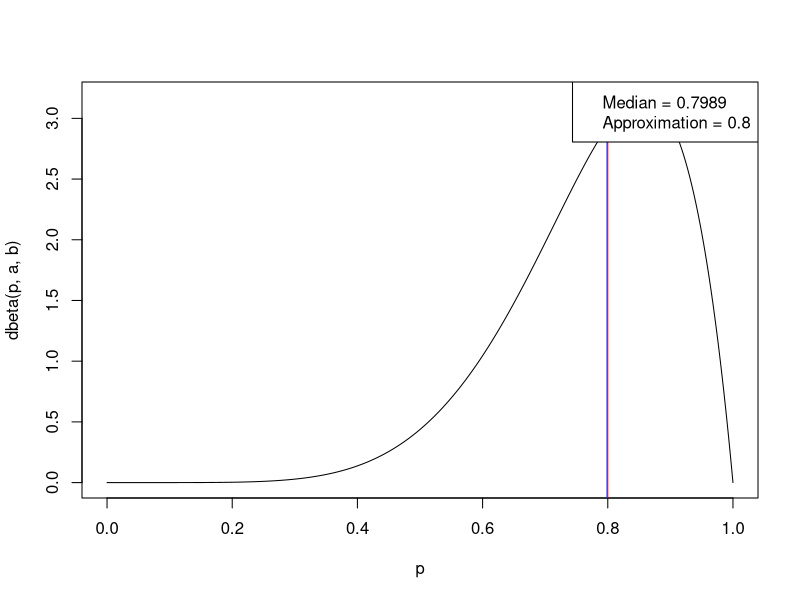

The R script that drew this image:
# Define the parameters
a = 7
b = 2

# A simple beta approximation from a paper (Reference in the document)
approximation = (a-1/3)/(a+b-2/3)

# Define the function for the CDF of the Beta distribution
cdf_beta <- function(x, a, b) {
  integrate(function(t) dbeta(t, a, b), 0, x)$value
}

# Find the value of x for which CDF(x) = 0.5
func <- function(x) {
  cdf_beta(x, a, b) - 0.5
}

# Find the root, which is the median
result = uniroot(func, c(0, 1))$root

# Plot the Beta distribution
p = seq(0, 1, length=1000)
plot(p, dbeta(p, a, b), type='l')
abline(v=result, col="blue")
abline(v=approximation, col="red")
legend("topright", legend=c(paste("Median =", round(result, 4)), paste("Approximation =", round(approximation, 4))),col=c("blue", "red"))
